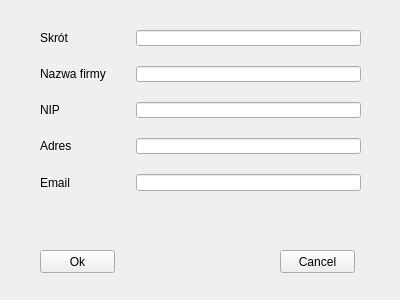
<?xml version="1.0" encoding="UTF-8"?>
<ui version="4.0">
 <class>Form</class>
 <widget class="QWidget" name="Form">
  <property name="geometry">
   <rect>
    <x>0</x>
    <y>0</y>
    <width>400</width>
    <height>300</height>
   </rect>
  </property>
  <property name="windowTitle">
   <string>Form</string>
  </property>
  <widget class="QWidget" name="formLayoutWidget">
   <property name="geometry">
    <rect>
     <x>10</x>
     <y>0</y>
     <width>381</width>
     <height>221</height>
    </rect>
   </property>
   <layout class="QFormLayout" name="formLayout">
    <property name="horizontalSpacing">
     <number>30</number>
    </property>
    <property name="verticalSpacing">
     <number>20</number>
    </property>
    <property name="leftMargin">
     <number>30</number>
    </property>
    <property name="topMargin">
     <number>30</number>
    </property>
    <property name="rightMargin">
     <number>30</number>
    </property>
    <property name="bottomMargin">
     <number>30</number>
    </property>
    <item row="0" column="0">
     <widget class="QLabel" name="label">
      <property name="text">
       <string>Skrót</string>
      </property>
     </widget>
    </item>
    <item row="0" column="1">
     <widget class="QLineEdit" name="shortcutLineEdit"/>
    </item>
    <item row="1" column="0">
     <widget class="QLabel" name="label_2">
      <property name="text">
       <string>Nazwa firmy</string>
      </property>
     </widget>
    </item>
    <item row="1" column="1">
     <widget class="QLineEdit" name="nameLineEdit"/>
    </item>
    <item row="2" column="0">
     <widget class="QLabel" name="label_3">
      <property name="text">
       <string>NIP</string>
      </property>
     </widget>
    </item>
    <item row="2" column="1">
     <widget class="QLineEdit" name="nipLineEdit"/>
    </item>
    <item row="3" column="0">
     <widget class="QLabel" name="label_4">
      <property name="text">
       <string>Adres</string>
      </property>
     </widget>
    </item>
    <item row="3" column="1">
     <widget class="QLineEdit" name="addressLineEdit"/>
    </item>
    <item row="4" column="0">
     <widget class="QLabel" name="label_5">
      <property name="text">
       <string>Email</string>
      </property>
     </widget>
    </item>
    <item row="4" column="1">
     <widget class="QLineEdit" name="emailLineEdit"/>
    </item>
   </layout>
  </widget>
  <widget class="QPushButton" name="okButton">
   <property name="geometry">
    <rect>
     <x>40</x>
     <y>250</y>
     <width>75</width>
     <height>23</height>
    </rect>
   </property>
   <property name="text">
    <string>Ok</string>
   </property>
  </widget>
  <widget class="QPushButton" name="cancelButton">
   <property name="geometry">
    <rect>
     <x>280</x>
     <y>250</y>
     <width>75</width>
     <height>23</height>
    </rect>
   </property>
   <property name="text">
    <string>Cancel</string>
   </property>
  </widget>
 </widget>
 <resources/>
 <connections/>
</ui>
